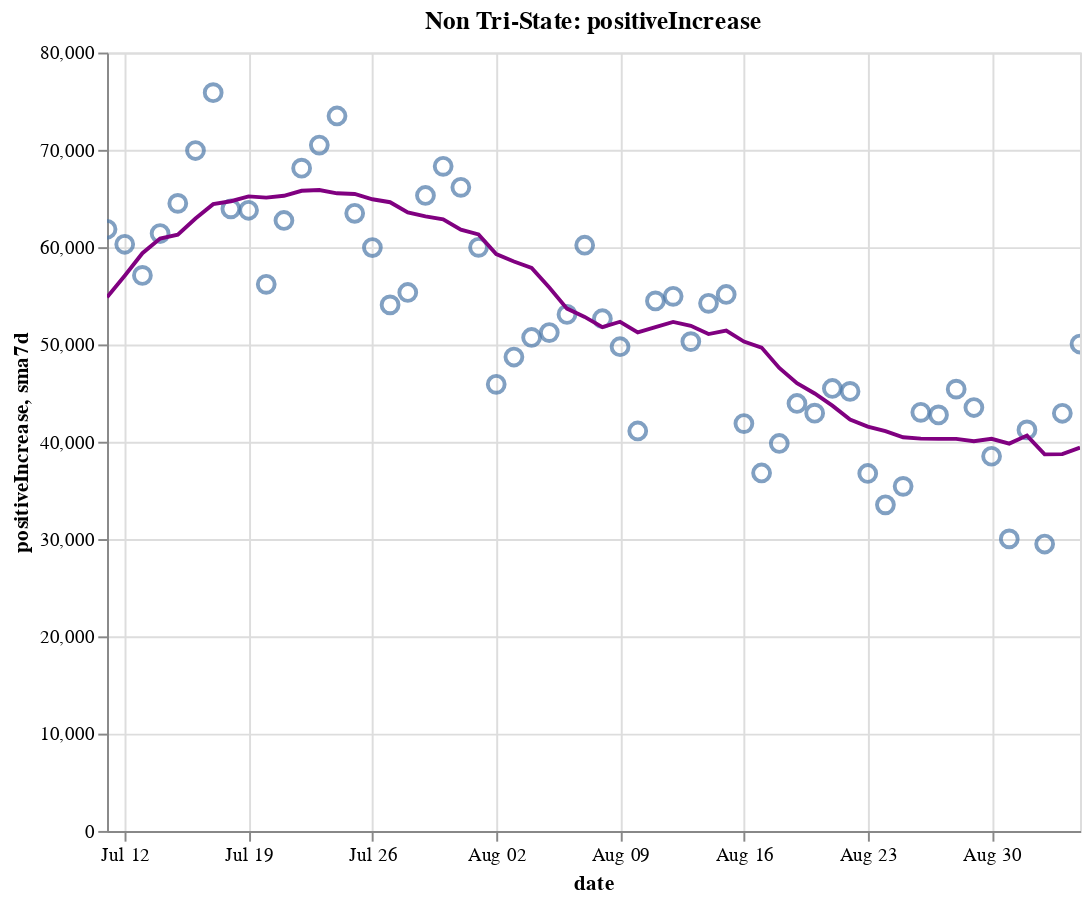

Notebook source saved alongside this figure:
### Code cell
create_plot(non_tristate, 'positiveIncrease')

### Figure 1 — Vega-Lite specification as saved in the notebook (floating-point values rounded to 4 significant figures)
{"config": {"view": {"continuousWidth": 400, "continuousHeight": 300}}, "layer": [{"layer": [{"mark": {"type": "point", "size": 75}, "encoding": {"tooltip": [{"type": "temporal", "field": "date"}, {"type": "quantitative", "field": "positiveIncrease"}, {"type": "quantitative", "field": "sma7d"}], "x": {"type": "temporal", "field": "date"}, "y": {"type": "quantitative", "field": "positiveIncrease"}}, "selection": {"selector014": {"type": "interval", "bind": "scales", "encodings": ["x", "y"]}}}, {"mark": {"type": "line", "color": "purple"}, "encoding": {"x": {"type": "temporal", "field": "date"}, "y": {"type": "quantitative", "field": "sma7d"}}}]}, {"mark": {"type": "rule", "color": "#aaa"}, "encoding": {"x": {"type": "temporal", "field": "date"}}, "transform": [{"filter": {"selection": "selector013"}}]}, {"mark": "circle", "encoding": {"opacity": {"condition": {"value": 1, "selection": "selector013"}, "value": 0}, "tooltip": [{"type": "temporal", "field": "date"}, {"type": "quantitative", "field": "positiveIncrease"}, {"type": "quantitative", "field": "sma7d"}], "x": {"type": "temporal", "field": "date"}, "y": {"type": "quantitative", "field": "positiveIncrease"}}, "selection": {"selector013": {"type": "single", "encodings": ["x"], "on": "mouseover", "nearest": true, "empty": "none"}}}, {"mark": {"type": "text", "align": "left", "dx": 5, "dy": -5, "stroke": "white", "strokeWidth": 2}, "encoding": {"text": {"type": "quantitative", "field": "positiveIncrease"}, "tooltip": [{"type": "temporal", "field": "date"}, {"type": "quantitative", "field": "positiveIncrease"}, {"type": "quantitative", "field": "sma7d"}], "x": {"type": "temporal", "field": "date"}, "y": {"type": "quantitative", "field": "positiveIncrease"}}, "transform": [{"filter": {"selection": "selector013"}}]}, {"mark": {"type": "text", "align": "left", "dx": 5, "dy": -5}, "encoding": {"text": {"type": "quantitative", "field": "positiveIncrease"}, "tooltip": [{"type": "temporal", "field": "date"}, {"type": "quantitative", "field": "positiveIncrease"}, {"type": "quantitative", "field": "sma7d"}], "x": {"type": "temporal", "field": "date"}, "y": {"type": "quantitative", "field": "positiveIncrease"}}, "transform": [{"filter": {"selection": "selector013"}}]}], "data": {"name": "data-06b9036ab00fba6139bc4af9a5a9424f"}, "height": 400, "title": "Non Tri-State: positiveIncrease", "width": 500, "$schema": "https://vega.github.io/schema/vega-lite/v4.8.1.json", "datasets": {"data-06b9036ab00fba6139bc4af9a5a9424f": [{"date": "2020-07-11T00:00:00", "totalTestResultsIncrease": 600600.0, "positiveIncrease": 61840.0, "death": 82350.0, "deathIncrease": 705.0, "positiveRate": 0.103, "state": "Non Tri-State", "sma7d": 54840.0}, {"date": "2020-07-12T00:00:00", "totalTestResultsIncrease": 651700.0, "positiveIncrease": 60300.0, "death": 82810.0, "deathIncrease": 455.0, "positiveRate": 0.093, "state": "Non Tri-State", "sma7d": 57070.0}, {"date": "2020-07-13T00:00:00", "totalTestResultsIncrease": 622800.0, "positiveIncrease": 57090.0, "death": 83080.0, "deathIncrease": 275.0, "positiveRate": 0.092, "state": "Non Tri-State", "sma7d": 59380.0}, {"date": "2020-07-14T00:00:00", "totalTestResultsIncrease": 677000.0, "positiveIncrease": 61400.0, "death": 83790.0, "deathIncrease": 708.0, "positiveRate": 0.091, "state": "Non Tri-State", "sma7d": 60890.0}, {"date": "2020-07-15T00:00:00", "totalTestResultsIncrease": 677000.0, "positiveIncrease": 64500.0, "death": 84610.0, "deathIncrease": 816.0, "positiveRate": 0.095, "state": "Non Tri-State", "sma7d": 61280.0}, {"date": "2020-07-16T00:00:00", "totalTestResultsIncrease": 727800.0, "positiveIncrease": 69930.0, "death": 85500.0, "deathIncrease": 896.0, "positiveRate": 0.096, "state": "Non Tri-State", "sma7d": 62950.0}, {"date": "2020-07-17T00:00:00", "totalTestResultsIncrease": 752000.0, "positiveIncrease": 75880.0, "death": 86420.0, "deathIncrease": 915.0, "positiveRate": 0.101, "state": "Non Tri-State", "sma7d": 64420.0}, {"date": "2020-07-18T00:00:00", "totalTestResultsIncrease": 681400.0, "positiveIncrease": 63930.0, "death": 87260.0, "deathIncrease": 846.0, "positiveRate": 0.094, "state": "Non Tri-State", "sma7d": 64720.0}, {"date": "2020-07-19T00:00:00", "totalTestResultsIncrease": 703600.0, "positiveIncrease": 63790.0, "death": 87770.0, "deathIncrease": 506.0, "positiveRate": 0.091, "state": "Non Tri-State", "sma7d": 65220.0}, {"date": "2020-07-20T00:00:00", "totalTestResultsIncrease": 645700.0, "positiveIncrease": 56180.0, "death": 88110.0, "deathIncrease": 335.0, "positiveRate": 0.087, "state": "Non Tri-State", "sma7d": 65090.0}, {"date": "2020-07-21T00:00:00", "totalTestResultsIncrease": 673600.0, "positiveIncrease": 62740.0, "death": 89120.0, "deathIncrease": 1014.0, "positiveRate": 0.093, "state": "Non Tri-State", "sma7d": 65280.0}, {"date": "2020-07-22T00:00:00", "totalTestResultsIncrease": 699400.0, "positiveIncrease": 68110.0, "death": 90260.0, "deathIncrease": 1137.0, "positiveRate": 0.097, "state": "Non Tri-State", "sma7d": 65790.0}, {"date": "2020-07-23T00:00:00", "totalTestResultsIncrease": 744000.0, "positiveIncrease": 70490.0, "death": 91270.0, "deathIncrease": 1015.0, "positiveRate": 0.095, "state": "Non Tri-State", "sma7d": 65870.0}, {"date": "2020-07-24T00:00:00", "totalTestResultsIncrease": 803900.0, "positiveIncrease": 73480.0, "death": 92400.0, "deathIncrease": 1129.0, "positiveRate": 0.091, "state": "Non Tri-State", "sma7d": 65530.0}, {"date": "2020-07-25T00:00:00", "totalTestResultsIncrease": 719000.0, "positiveIncrease": 63480.0, "death": 93400.0, "deathIncrease": 999.0, "positiveRate": 0.088, "state": "Non Tri-State", "sma7d": 65470.0}, {"date": "2020-07-26T00:00:00", "totalTestResultsIncrease": 732400.0, "positiveIncrease": 59960.0, "death": 93940.0, "deathIncrease": 544.0, "positiveRate": 0.082, "state": "Non Tri-State", "sma7d": 64920.0}, {"date": "2020-07-27T00:00:00", "totalTestResultsIncrease": 642900.0, "positiveIncrease": 54070.0, "death": 94970.0, "deathIncrease": 1026.0, "positiveRate": 0.084, "state": "Non Tri-State", "sma7d": 64620.0}, {"date": "2020-07-28T00:00:00", "totalTestResultsIncrease": 672600.0, "positiveIncrease": 55340.0, "death": 96060.0, "deathIncrease": 1086.0, "positiveRate": 0.082, "state": "Non Tri-State", "sma7d": 63560.0}, {"date": "2020-07-29T00:00:00", "totalTestResultsIncrease": 730700.0, "positiveIncrease": 65310.0, "death": 97520.0, "deathIncrease": 1466.0, "positiveRate": 0.089, "state": "Non Tri-State", "sma7d": 63160.0}, {"date": "2020-07-30T00:00:00", "totalTestResultsIncrease": 711300.0, "positiveIncrease": 68310.0, "death": 98750.0, "deathIncrease": 1229.0, "positiveRate": 0.096, "state": "Non Tri-State", "sma7d": 62850.0}, {"date": "2020-07-31T00:00:00", "totalTestResultsIncrease": 611000.0, "positiveIncrease": 66150.0, "death": 100000.0, "deathIncrease": 1295.0, "positiveRate": 0.108, "state": "Non Tri-State", "sma7d": 61800.0}, {"date": "2020-08-01T00:00:00", "totalTestResultsIncrease": 662600.0, "positiveIncrease": 59980.0, "death": 101200.0, "deathIncrease": 1164.0, "positiveRate": 0.091, "state": "Non Tri-State", "sma7d": 61300.0}, {"date": "2020-08-02T00:00:00", "totalTestResultsIncrease": 591300.0, "positiveIncrease": 45900.0, "death": 101700.0, "deathIncrease": 486.0, "positiveRate": 0.078, "state": "Non Tri-State", "sma7d": 59290.0}, {"date": "2020-08-03T00:00:00", "totalTestResultsIncrease": 639400.0, "positiveIncrease": 48710.0, "death": 102200.0, "deathIncrease": 502.0, "positiveRate": 0.076, "state": "Non Tri-State", "sma7d": 58530.0}, {"date": "2020-08-04T00:00:00", "totalTestResultsIncrease": 638600.0, "positiveIncrease": 50720.0, "death": 103400.0, "deathIncrease": 1241.0, "positiveRate": 0.079, "state": "Non Tri-State", "sma7d": 57870.0}, {"date": "2020-08-05T00:00:00", "totalTestResultsIncrease": 593000.0, "positiveIncrease": 51220.0, "death": 104800.0, "deathIncrease": 1335.0, "positiveRate": 0.086, "state": "Non Tri-State", "sma7d": 55850.0}, {"date": "2020-08-06T00:00:00", "totalTestResultsIncrease": 642000.0, "positiveIncrease": 53090.0, "death": 106000.0, "deathIncrease": 1238.0, "positiveRate": 0.083, "state": "Non Tri-State", "sma7d": 53680.0}, {"date": "2020-08-07T00:00:00", "totalTestResultsIncrease": 685100.0, "positiveIncrease": 60200.0, "death": 107300.0, "deathIncrease": 1313.0, "positiveRate": 0.088, "state": "Non Tri-State", "sma7d": 52830.0}, {"date": "2020-08-08T00:00:00", "totalTestResultsIncrease": 608500.0, "positiveIncrease": 52640.0, "death": 108400.0, "deathIncrease": 1075.0, "positiveRate": 0.087, "state": "Non Tri-State", "sma7d": 51780.0}, {"date": "2020-08-09T00:00:00", "totalTestResultsIncrease": 609200.0, "positiveIncrease": 49760.0, "death": 109000.0, "deathIncrease": 604.0, "positiveRate": 0.082, "state": "Non Tri-State", "sma7d": 52330.0}, {"date": "2020-08-10T00:00:00", "totalTestResultsIncrease": 626400.0, "positiveIncrease": 41110.0, "death": 109400.0, "deathIncrease": 417.0, "positiveRate": 0.066, "state": "Non Tri-State", "sma7d": 51250.0}, {"date": "2020-08-11T00:00:00", "totalTestResultsIncrease": 648300.0, "positiveIncrease": 54470.0, "death": 110700.0, "deathIncrease": 1307.0, "positiveRate": 0.084, "state": "Non Tri-State", "sma7d": 51780.0}, {"date": "2020-08-12T00:00:00", "totalTestResultsIncrease": 378700.0, "positiveIncrease": 54950.0, "death": 112200.0, "deathIncrease": 1495.0, "positiveRate": 0.145, "state": "Non Tri-State", "sma7d": 52320.0}, {"date": "2020-08-13T00:00:00", "totalTestResultsIncrease": 776600.0, "positiveIncrease": 50290.0, "death": 113400.0, "deathIncrease": 1145.0, "positiveRate": 0.065, "state": "Non Tri-State", "sma7d": 51920.0}, {"date": "2020-08-14T00:00:00", "totalTestResultsIncrease": 740400.0, "positiveIncrease": 54220.0, "death": 114600.0, "deathIncrease": 1199.0, "positiveRate": 0.073, "state": "Non Tri-State", "sma7d": 51060.0}, {"date": "2020-08-15T00:00:00", "totalTestResultsIncrease": 636500.0, "positiveIncrease": 55140.0, "death": 115800.0, "deathIncrease": 1200.0, "positiveRate": 0.087, "state": "Non Tri-State", "sma7d": 51420.0}, {"date": "2020-08-16T00:00:00", "totalTestResultsIncrease": 683900.0, "positiveIncrease": 41870.0, "death": 116400.0, "deathIncrease": 611.0, "positiveRate": 0.061, "state": "Non Tri-State", "sma7d": 50290.0}, {"date": "2020-08-17T00:00:00", "totalTestResultsIncrease": 548000.0, "positiveIncrease": 36790.0, "death": 116800.0, "deathIncrease": 394.0, "positiveRate": 0.067, "state": "Non Tri-State", "sma7d": 49680.0}, {"date": "2020-08-18T00:00:00", "totalTestResultsIncrease": 564300.0, "positiveIncrease": 39820.0, "death": 118000.0, "deathIncrease": 1178.0, "positiveRate": 0.071, "state": "Non Tri-State", "sma7d": 47580.0}, {"date": "2020-08-19T00:00:00", "totalTestResultsIncrease": 558900.0, "positiveIncrease": 43930.0, "death": 119400.0, "deathIncrease": 1402.0, "positiveRate": 0.079, "state": "Non Tri-State", "sma7d": 46010.0}, {"date": "2020-08-20T00:00:00", "totalTestResultsIncrease": 582400.0, "positiveIncrease": 42940.0, "death": 120500.0, "deathIncrease": 1122.0, "positiveRate": 0.074, "state": "Non Tri-State", "sma7d": 44960.0}, {"date": "2020-08-21T00:00:00", "totalTestResultsIncrease": 622200.0, "positiveIncrease": 45480.0, "death": 121600.0, "deathIncrease": 1109.0, "positiveRate": 0.073, "state": "Non Tri-State", "sma7d": 43710.0}, {"date": "2020-08-22T00:00:00", "totalTestResultsIncrease": 645900.0, "positiveIncrease": 45170.0, "death": 122600.0, "deathIncrease": 1023.0, "positiveRate": 0.07, "state": "Non Tri-State", "sma7d": 42290.0}, {"date": "2020-08-23T00:00:00", "totalTestResultsIncrease": 555200.0, "positiveIncrease": 36740.0, "death": 123200.0, "deathIncrease": 563.0, "positiveRate": 0.066, "state": "Non Tri-State", "sma7d": 41550.0}, {"date": "2020-08-24T00:00:00", "totalTestResultsIncrease": 547000.0, "positiveIncrease": 33520.0, "death": 123500.0, "deathIncrease": 333.0, "positiveRate": 0.061, "state": "Non Tri-State", "sma7d": 41080.0}, {"date": "2020-08-25T00:00:00", "totalTestResultsIncrease": 552300.0, "positiveIncrease": 35410.0, "death": 124600.0, "deathIncrease": 1138.0, "positiveRate": 0.064, "state": "Non Tri-State", "sma7d": 40460.0}, {"date": "2020-08-26T00:00:00", "totalTestResultsIncrease": 545500.0, "positiveIncrease": 43030.0, "death": 125900.0, "deathIncrease": 1280.0, "positiveRate": 0.079, "state": "Non Tri-State", "sma7d": 40330.0}, {"date": "2020-08-27T00:00:00", "totalTestResultsIncrease": 625700.0, "positiveIncrease": 42760.0, "death": 127000.0, "deathIncrease": 1116.0, "positiveRate": 0.068, "state": "Non Tri-State", "sma7d": 40300.0}, {"date": "2020-08-28T00:00:00", "totalTestResultsIncrease": 671000.0, "positiveIncrease": 45410.0, "death": 128000.0, "deathIncrease": 1011.0, "positiveRate": 0.068, "state": "Non Tri-State", "sma7d": 40290.0}, {"date": "2020-08-29T00:00:00", "totalTestResultsIncrease": 623200.0, "positiveIncrease": 43520.0, "death": 129100.0, "deathIncrease": 1005.0, "positiveRate": 0.07, "state": "Non Tri-State", "sma7d": 40050.0}, {"date": "2020-08-30T00:00:00", "totalTestResultsIncrease": 617900.0, "positiveIncrease": 38510.0, "death": 129500.0, "deathIncrease": 463.0, "positiveRate": 0.062, "state": "Non Tri-State", "sma7d": 40310.0}, {"date": "2020-08-31T00:00:00", "totalTestResultsIncrease": 552200.0, "positiveIncrease": 30020.0, "death": 129900.0, "deathIncrease": 357.0, "positiveRate": 0.054, "state": "Non Tri-State", "sma7d": 39810.0}, {"date": "2020-09-01T00:00:00", "totalTestResultsIncrease": 606900.0, "positiveIncrease": 41210.0, "death": 130900.0, "deathIncrease": 1018.0, "positiveRate": 0.068, "state": "Non Tri-State", "sma7d": 40640.0}, {"date": "2020-09-02T00:00:00", "totalTestResultsIncrease": 506300.0, "positiveIncrease": 29490.0, "death": 131900.0, "deathIncrease": 1015.0, "positiveRate": 0.058, "state": "Non Tri-State", "sma7d": 38700.0}, {"date": "2020-09-03T00:00:00", "totalTestResultsIncrease": 603200.0, "positiveIncrease": 42930.0, "death": 133000.0, "deathIncrease": 1055.0, "positiveRate": 0.071, "state": "Non Tri-State", "sma7d": 38730.0}, {"date": "2020-09-04T00:00:00", "totalTestResultsIncrease": 764500.0, "positiveIncrease": 50040.0, "death": 133900.0, "deathIncrease": 986.0, "positiveRate": 0.065, "state": "Non Tri-State", "sma7d": 39390.0}]}}
